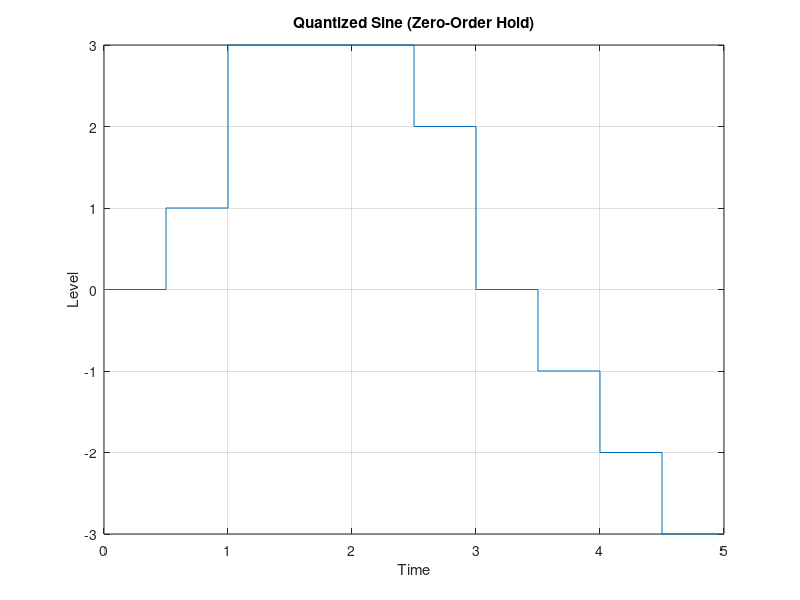

This figure's MATLAB source:
% Stairs Plot — Staircase function
% Displays data as a step function, typical for digital signals
% or zero-order hold representations.
clear
close all

t = 0:0.5:5;
y = round(3 * sin(t));
figure
stairs(t, y)
title('Quantized Sine (Zero-Order Hold)')
xlabel('Time')
ylabel('Level')
grid on
